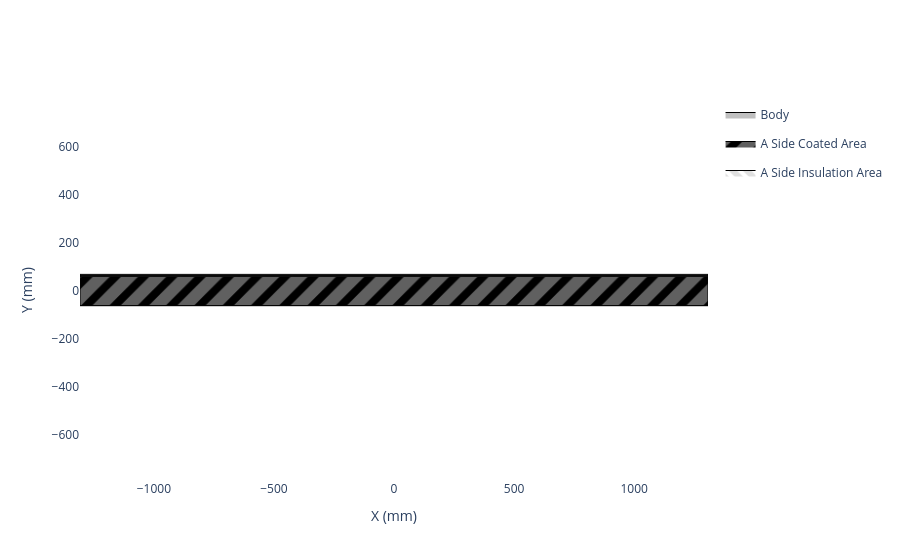

Write notebook code for a chart like this one.
### Code cell
# Create the current collector object

cathode_current_collector = TablessCurrentCollector(
    material=cathode_current_collector_material,
    width=130,
    length=2615,
    coated_width=125,
    insulation_width=3,
    thickness=12
)

cathode_current_collector._get_full_top_down_view()

### Figure 1 — Plotly figure (JSON) as saved in the notebook; plotly's stock layout.template omitted (floating-point values rounded to 4 significant figures)
{"data": [{"fill": "toself", "fillcolor": "#C0C0C0", "legendgroup": "Body", "line": {"color": "black", "width": 1}, "mode": "lines", "name": "Body", "showlegend": true, "type": "scatter", "x": [-1308.0, -1308.0, -1308.0, 1308.0, 1308.0, 1308.0, 1308.0, 1308.0, 1308.0, -1308.0], "y": [-62.5, 62.5, 67.5, 67.5, 62.5, 67.5, 67.5, 62.5, -62.5, -62.5]}, {"fill": "toself", "fillcolor": "black", "fillpattern": {"fgcolor": "#C0C0C0", "shape": "/", "size": 20, "solidity": 0.6}, "line": {"color": "black", "width": 1}, "mode": "lines", "name": "A Side Coated Area", "type": "scatter", "x": [-1308.0, -1308.0, -1308.0, 1308.0, 1308.0, 1308.0, 1308.0, 1308.0, 1308.0, -1308.0], "y": [-62.5, 59.5, 59.5, 59.5, 59.5, 59.5, 59.5, 59.5, -62.5, -62.5]}, {"fill": "toself", "fillcolor": "white", "fillpattern": {"fgcolor": "#C0C0C0", "shape": "\\", "size": 10, "solidity": 0.6}, "line": {"color": "black", "width": 1}, "mode": "lines", "name": "A Side Insulation Area", "type": "scatter", "x": [-1308.0, -1308.0, 1308.0, 1308.0, -1308.0], "y": [59.5, 62.5, 62.5, 59.5, 59.5]}], "layout": {"paper_bgcolor": "white", "plot_bgcolor": "white", "xaxis": {"scaleanchor": "y", "showgrid": false, "title": {"text": "X (mm)"}, "zeroline": false}, "yaxis": {"showgrid": false, "title": {"text": "Y (mm)"}, "zeroline": false}}}
